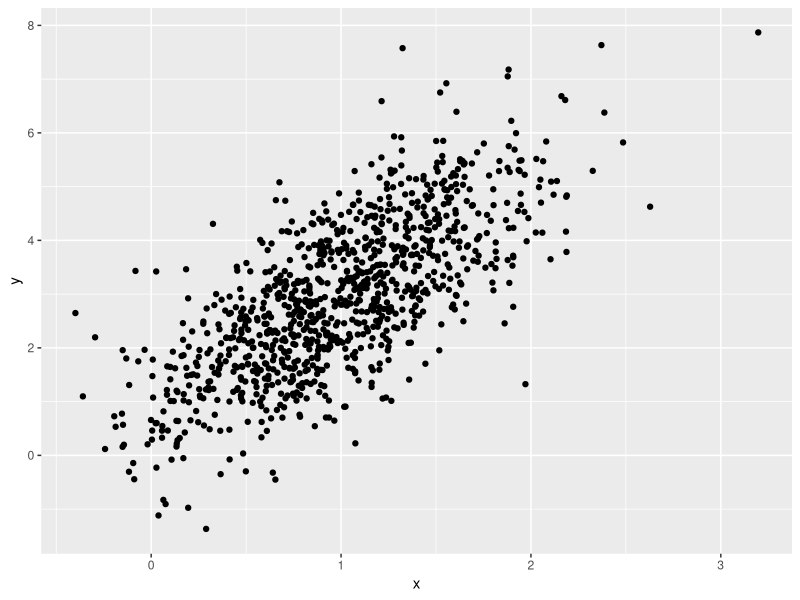
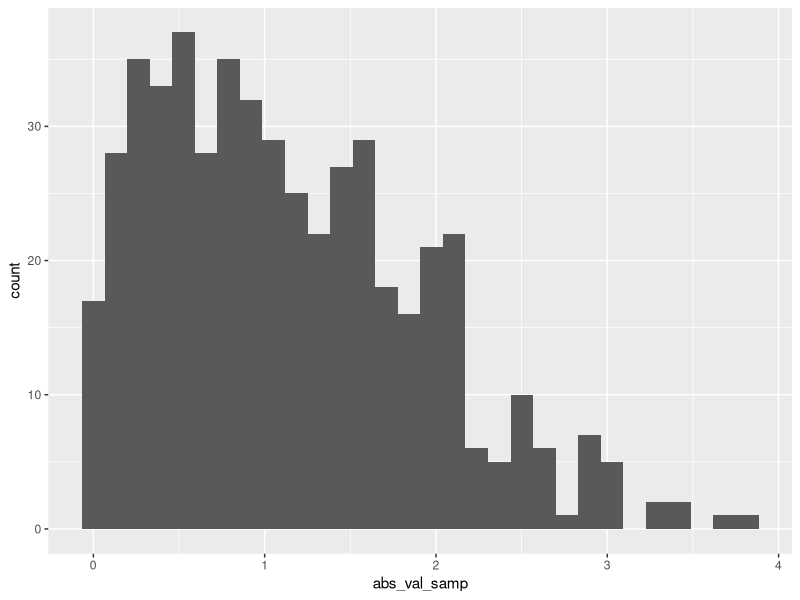

Generate these figures, in order, with R:
## ---- chunk 1
library(tidyverse)
## ---- chunk 2
samp = rnorm(100) # generate 100 random numbers from normal distribution
length(samp) # return to the number of elements
## ---- chunk 3
example_df =
   tibble(
     vec_numeric = 1:4,
     vec_char = c("My","name","is","Hannah"),
     vec_factor = factor(c("male","male","female","female"))
   )
## ---- chunk 4
plot_df =
  tibble(
    x = rnorm(1000, mean = 1, sd = .5),
    y = 1 + 2 * x + rnorm(1000)
  )

ggplot(plot_df, aes(x = x, y = y)) + geom_point()
## ---- chunk 5
la_df = 
  tibble(
    numeric_samp = rnorm(500, mean = 1),
    greater_0 = numeric_samp > 0,
    abs_val_samp = abs(numeric_samp)
)

ggplot(la_df, aes(x = abs_val_samp)) + geom_histogram()
